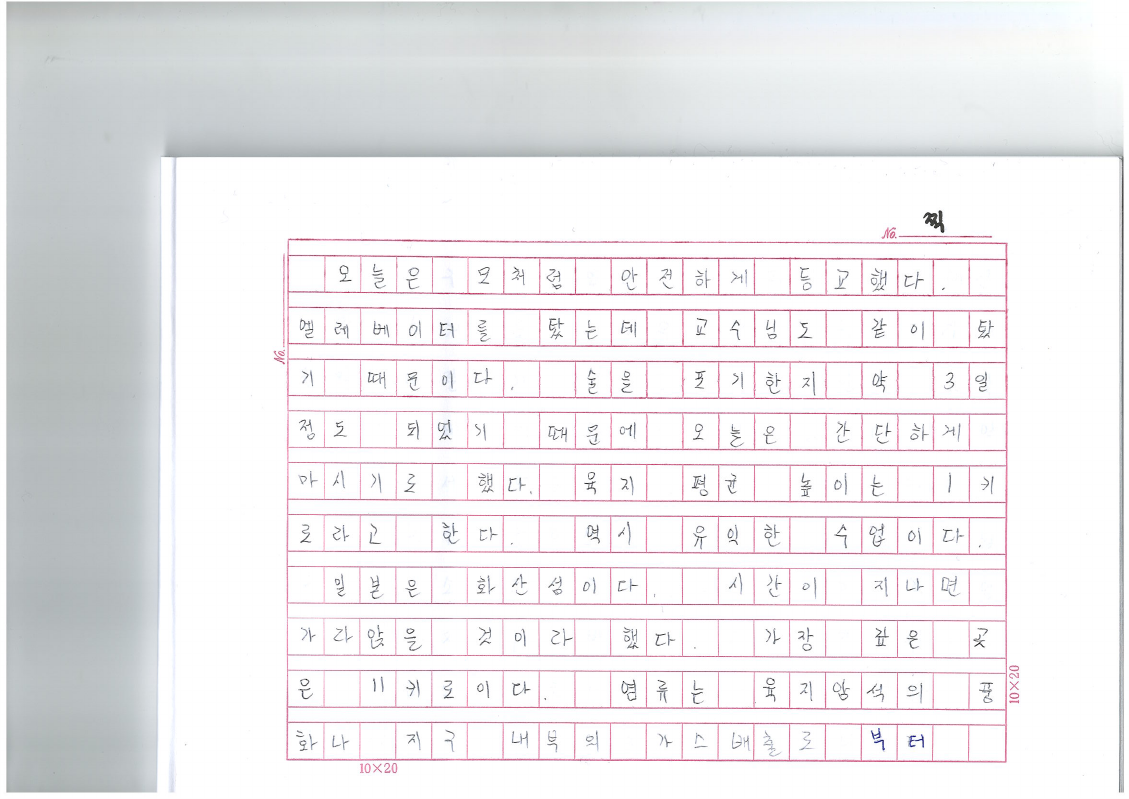
#> input picture code/object/not_1.png, 1129 x 799 px; its folder holds only this picture in this run
$ python contour.py
#> lines starting #> are read from the running program, lines starting #| are printed output that depends on the picture; after the words box and inside, x2 and y2 are one past the last pixel; in counts of white or black regions, pixels touching at a corner belong together
import cv2
import numpy as np
import matplotlib.pyplot as plt
import sys


class contour:
    def __init__(self, filename):
#> called with filename = 'not_1'
        self.filename = filename
        self.image = cv2.imread("object/"+str(self.filename) + ".png", cv2.IMREAD_COLOR)
#> self.image is the input picture: shape (799, 1129, 3); mean B, G, R 237.3, 235.5, 236.6
        self.img = cv2.imread("object/"+str(self.filename) + ".png", cv2.IMREAD_COLOR)

    def imageSet(self):
        grayscaled = cv2.cvtColor(self.image, cv2.COLOR_BGR2GRAY)

        size = 2
        kernel = np.ones((size, size), np.float32)

        morph_Gradient_Gray = cv2.morphologyEx(grayscaled, cv2.MORPH_OPEN, kernel)

        adaptive_threshold = cv2.adaptiveThreshold(morph_Gradient_Gray, 255, cv2.ADAPTIVE_THRESH_MEAN_C,
                                                   cv2.THRESH_BINARY_INV, 5, 5)
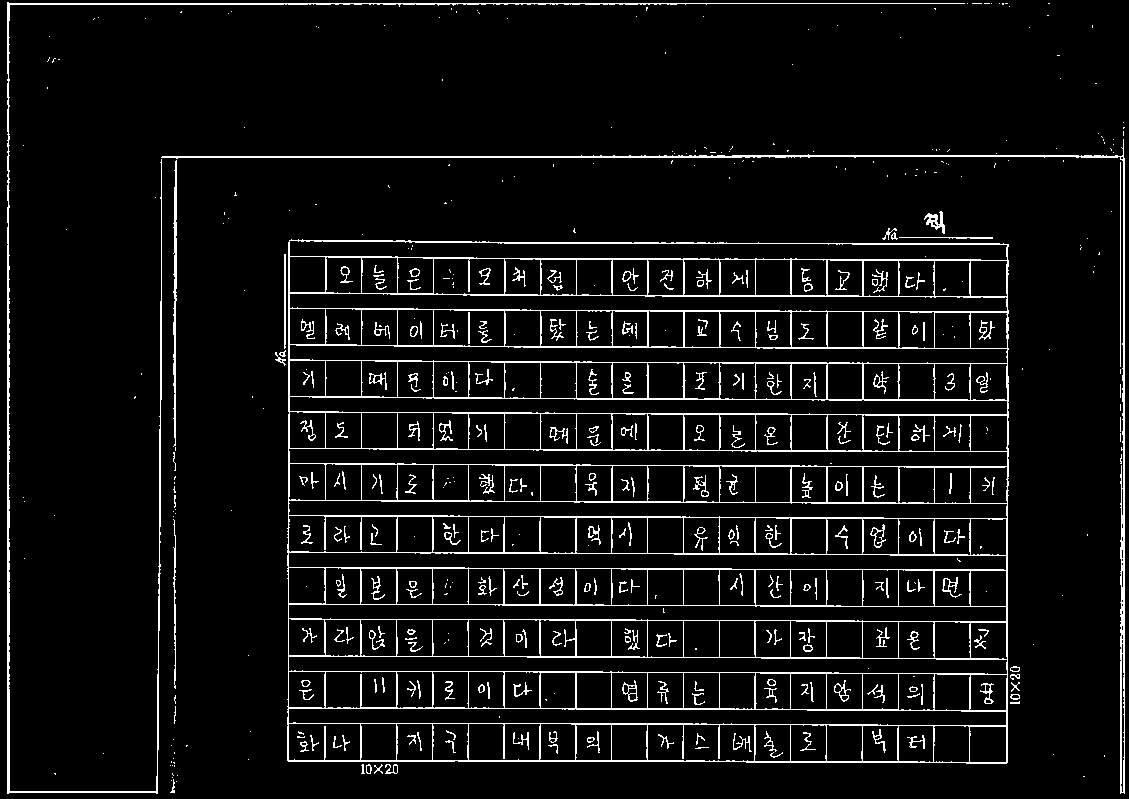
#> adaptive_threshold: shape (799, 1129); 6.4% white in thin lines or dots

        morph_Close_threshold = cv2.morphologyEx(adaptive_threshold, cv2.MORPH_CLOSE, kernel)
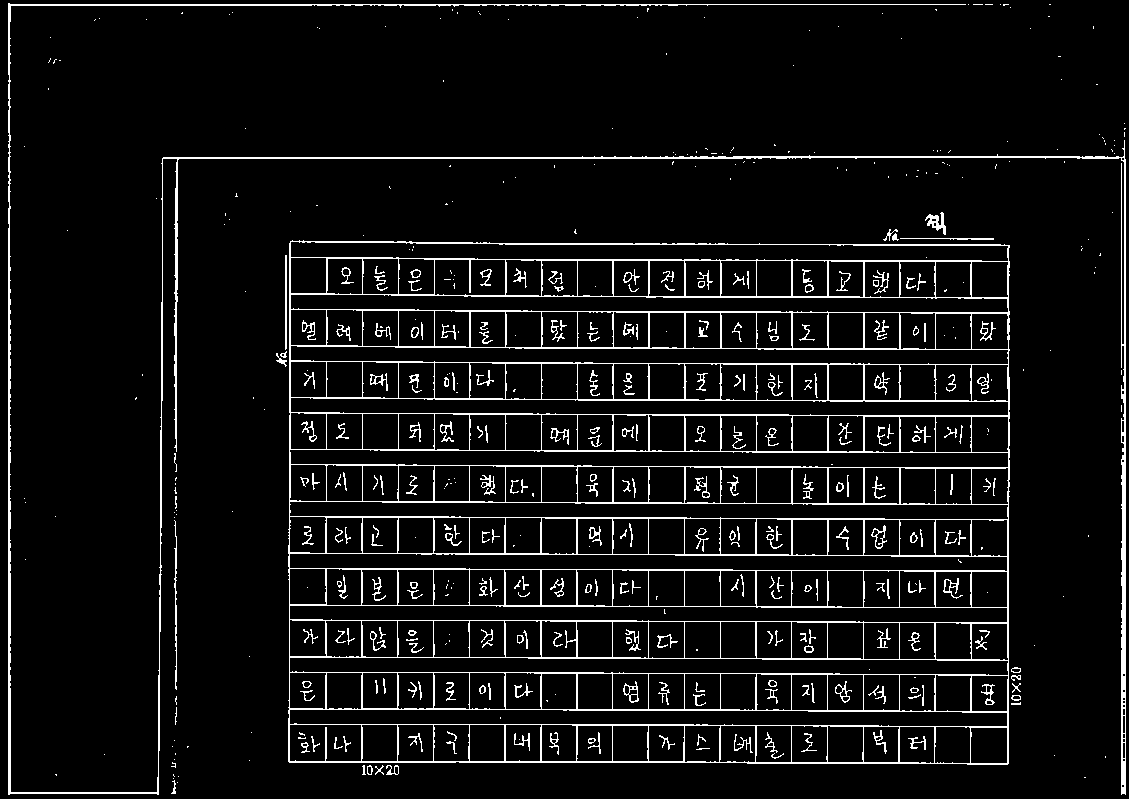
#> morph_Close_threshold: shape (799, 1129); 6.5% white in thin lines or dots

        dilate = cv2.dilate(morph_Close_threshold, kernel, iterations=2)
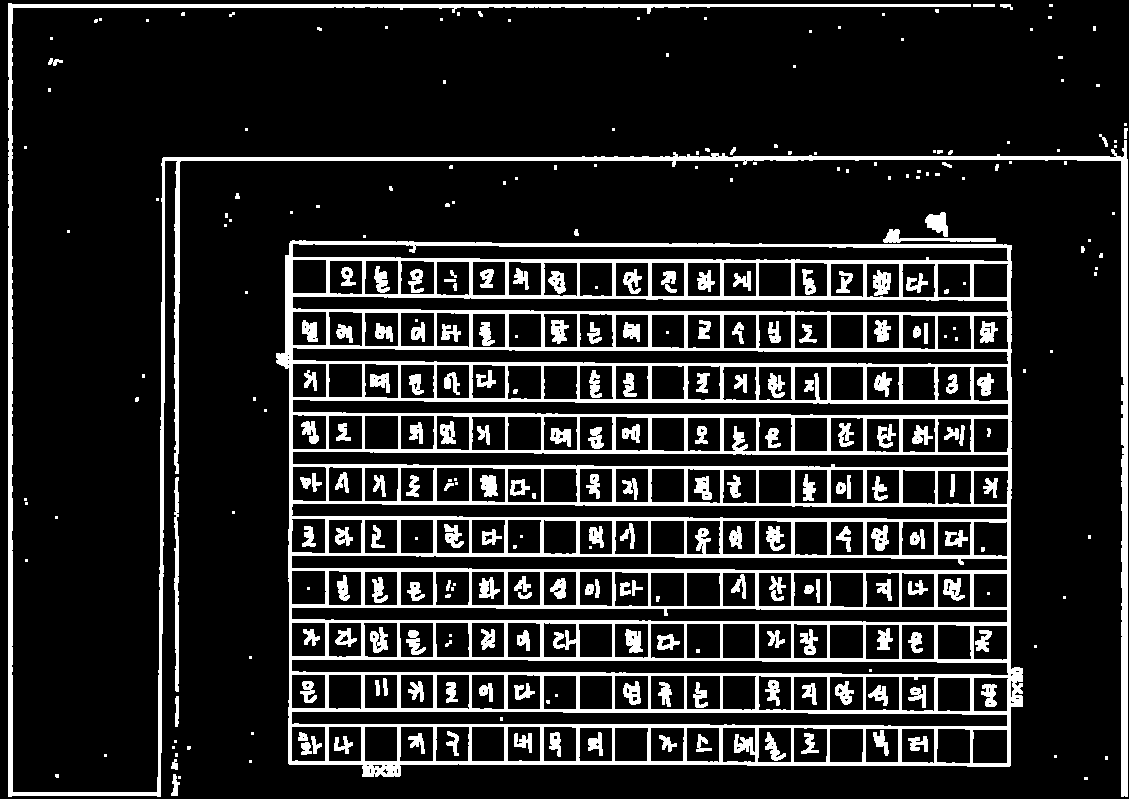
#> dilate: shape (799, 1129); 15.1% white; 320 white regions (135 under 20 px), largest, box (x1, y1, x2, y2) and area: (276, 240, 1023, 777) 83219, (8, 3, 1128, 797) 20072, (174, 477, 179, 692) 807
        edged = cv2.Canny(dilate, 50, 150)
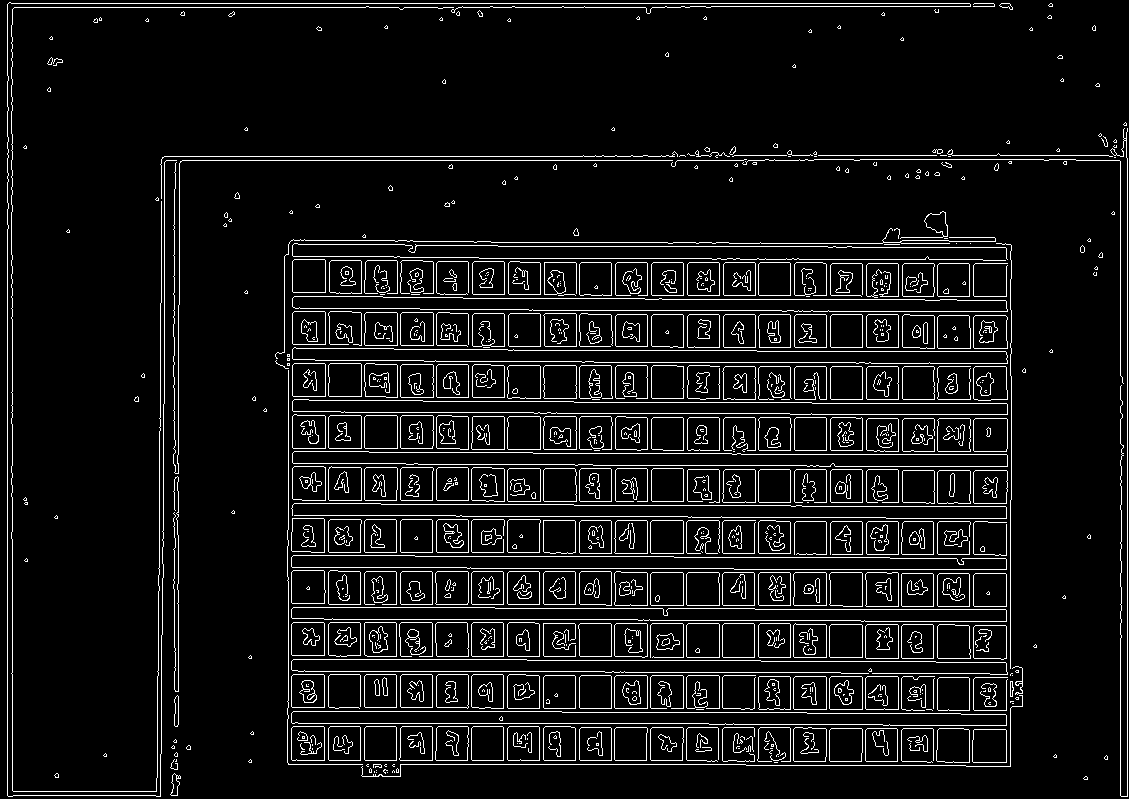
#> edged: shape (799, 1129); 7.4% white in thin lines or dots
        cv2.imwrite(str(self.filename) + "dilate.jpg", dilate)
        return edged

    def drawRect(self):
        t = 1
        contours, hierarchy = cv2.findContours(self.imageSet(), cv2.RETR_TREE, cv2.CHAIN_APPROX_SIMPLE)
#> contours = 1301 contours, 859 with area under 20; largest, box (x1, y1, x2, y2) and area: (292, 451, 1008, 467) 8392, (292, 451, 1008, 467) 8391, (292, 347, 1008, 364) 8332, (292, 347, 1008, 364) 8331, (291, 555, 1007, 570) 8322
        for contour in contours:
            (x, y, w, h) = cv2.boundingRect(contour)
            if (w > 25 and h > 25) and (w < 200 and h < 200):
                #cv2.rectangle(self.img, (x, y), (x + w, y + h), (255, 0, 0), 1)
                cv2.imwrite("object/Text/" + str(self.filename) + '_' + str(t) + ".png", self.img[y:y + h, x:x + w])
                t = t + 1
#> this loop made 1301 passes
#> (x, y, w, h) on passes 1, 2, 3, 4, 5, 6, 7, 8, 9, 10, 12, 13: (1083, 776, 5, 4), (1083, 776, 5, 4), (170, 773, 11, 23), (178, 775, 3, 4), (176, 775, 3, 4), (170, 773, 10, 23), (54, 773, 5, 5), (54, 773, 5, 5), (387, 772, 1, 1), (376, 772, 1, 1), (392, 770, 3, 3), (376, 770, 1, 1)
#> (x, y, w, h) on passes 11, 23, 26, 39, 40, 48: (374, 771, 1, 2), (774, 762, 4, 1), (175, 759, 2, 3), (770, 748, 3, 1), (738, 748, 2, 1), (771, 744, 3, 3)
#> after the loop, t = 356
        #plt.imshow(self.img)
        cv2.imwrite(str(self.filename) + "r.jpg", self.img)
a = contour("not_1")
a.drawRect()
